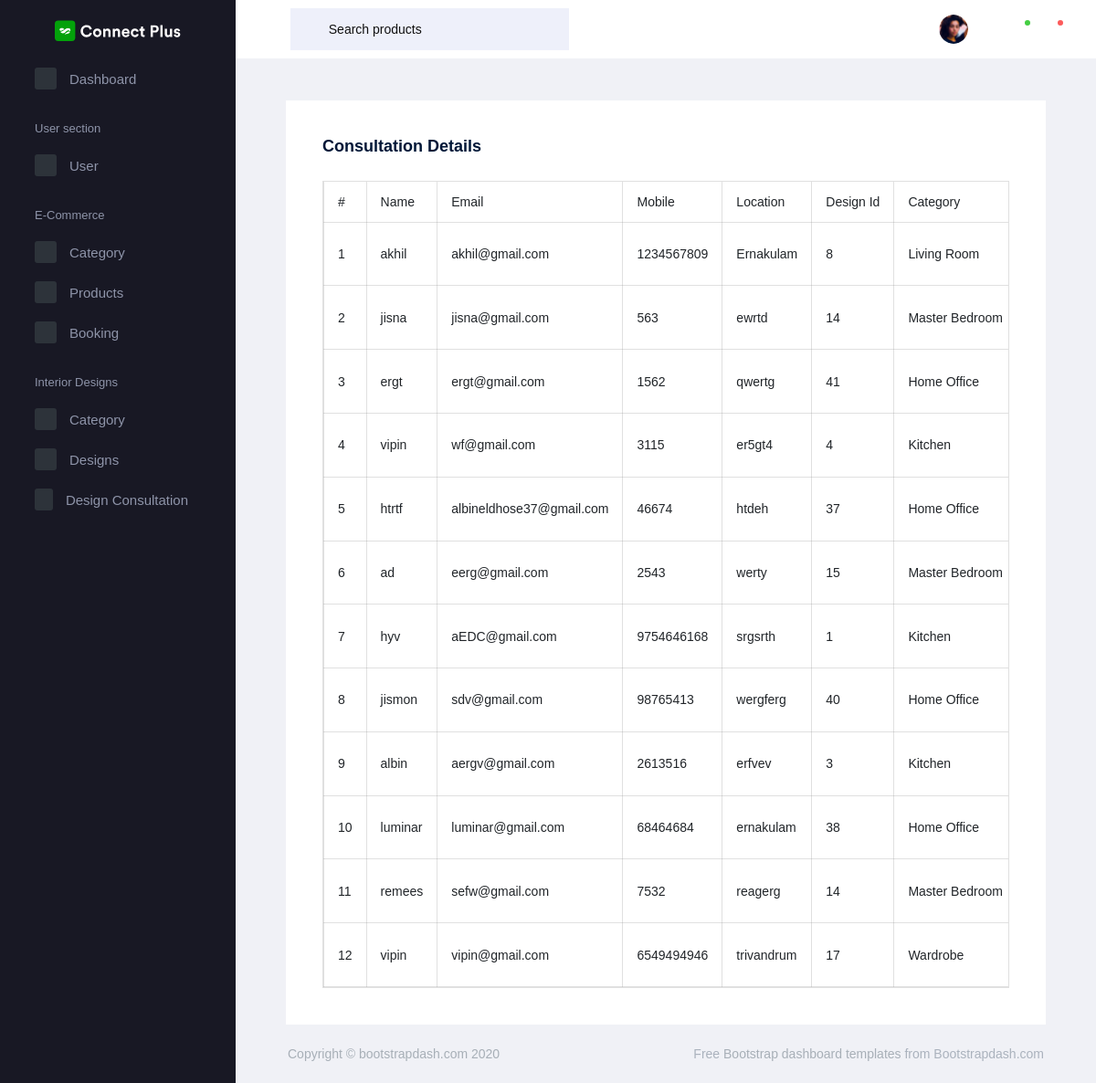
Page /AdminApp/display_consultation/ on the committed database.
### DesignApp/models.py (models this page shows, shortened)
class ConsultDb(models.Model):
    STATUS_CHOICES = [
        ('consult', 'Consult'),
        ('booked', 'Booked'),
        ('completed', 'Completed'),
    ]
    name = models.CharField(max_length=100)
    email = models.EmailField()
    mobile = models.CharField(max_length=15)
    location = models.CharField(max_length=255)
    design_id = models.IntegerField()
    design_category = models.CharField(max_length=100)
    design_name = models.CharField(max_length=100)
    design_estimate = models.DecimalField(max_digits=10, decimal_places=2)
    design_dimension = models.CharField(max_length=100)
    created_at = models.DateTimeField(auto_now_add=True)
    username = models.CharField(max_length=100, null=True, blank=True)
    status = models.CharField(
        max_length=10,
        choices=STATUS_CHOICES,
        default='consult',  # Default to 'consult'
    )

### AdminApp/views.py (the view)
# urls.py: path('display_consultation/', views.display_consultation, name="display_consultation"),
def display_consultation(request):
    data = ConsultDb.objects.all()
    return render(request, "interior/display_consultation.html", {'data': data})

### AdminApp/templates/interior/display_consultation.html (shortened to what this page needs)
<!DOCTYPE html>
{% extends 'index.html' %}
{% block content %}
<html lang="en">
<head>
</head>
<body>
<div class="col-lg-12 stretch-card">
    <div class="card">
        <div class="card-body">
            <h4 class="card-title">Consultation details</h4>
            <table class="table table-bordered table-responsive">
                <thead>
                <tr>
                    <th> #</th>
                    <th> Name</th>
                    <th> Email</th>
                    <th> Mobile</th>
                    <th> Location</th>
                    <th> Design Id</th>
                    <th> Category</th>
                </tr>
                </thead>
                <tbody>
                {% for d in data %}
                <tr>
                    <td>{{forloop.counter}}</td>
                    <td>{{d.name}}</td>
                    <td>{{d.email}}</td>
                    <td>{{d.mobile}}</td>
                    <td>{{d.location}}</td>
                    <td>{{d.design_id}}</td>
                    <td>{{d.design_category}}</td>
                </tr>
                {% endfor %}
                </tbody>
            </table>
        </div>
    </div>
</div>
</body>
</html>
{% endblock %}

### rows in the picture
ConsultDb: name "akhil", email "akhil@gmail.com", mobile "1234567809", location "Ernakulam", design_id "8", design_category "Living Room"
ConsultDb: name "jisna", email "jisna@gmail.com", mobile "563", location "ewrtd", design_id "14", design_category "Master Bedroom"
ConsultDb: name "ergt", email "ergt@gmail.com", mobile "1562", location "qwertg", design_id "41", design_category "Home Office"
ConsultDb: name "vipin", email "wf@gmail.com", mobile "3115", location "er5gt4", design_id "4", design_category "Kitchen"
ConsultDb: name "htrtf", email "albineldhose37@gmail.com", mobile "46674", location "htdeh", design_id "37", design_category "Home Office"
ConsultDb: name "ad", email "eerg@gmail.com", mobile "2543", location "werty", design_id "15", design_category "Master Bedroom"
ConsultDb: name "hyv", email "aEDC@gmail.com", mobile "9754646168", location "srgsrth", design_id "1", design_category "Kitchen"
ConsultDb: name "jismon", email "sdv@gmail.com", mobile "98765413", location "wergferg", design_id "40", design_category "Home Office"
ConsultDb: name "albin", email "aergv@gmail.com", mobile "2613516", location "erfvev", design_id "3", design_category "Kitchen"
ConsultDb: name "luminar", email "luminar@gmail.com", mobile "68464684", location "ernakulam", design_id "38", design_category "Home Office"
ConsultDb: name "remees", email "sefw@gmail.com", mobile "7532", location "reagerg", design_id "14", design_category "Master Bedroom"
ConsultDb: name "vipin", email "vipin@gmail.com", mobile "6549494946", location "trivandrum", design_id "17", design_category "Wardrobe"
